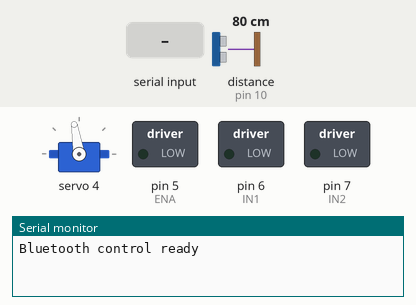
Simulated run of this sketch. Board: Arduino Uno, built with avr-gcc and run on an emulated ATmega328P. Shown: servo, switched loads named in the sketch (green lamp = pin HIGH), the last lines printed to the serial monitor. Inputs (shaded band) come from the test bench; at power-on: distance to the obstacle (sensor on pin 10) 80 cm. The echo pulse lasts 58.3 µs per cm; pins used as bus, display or sensor lines are not drawn.

Above: at 1.2 s.
1.3 s: "F90\n" received over the second serial link
At 2.0 s:
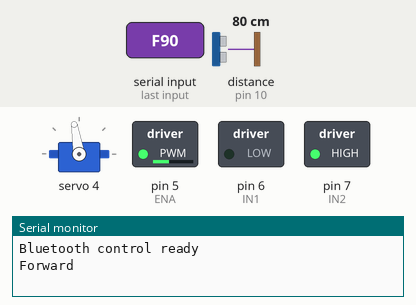
2.8 s: "B90\n" received over the second serial link
At 3.1 s:
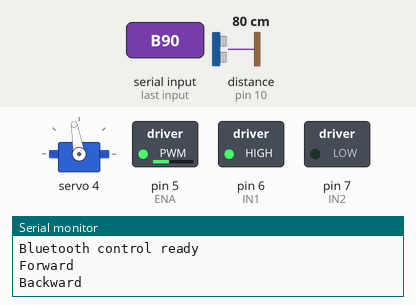
4.3 s: "T90\n" received over the second serial link
At 5.5 s:
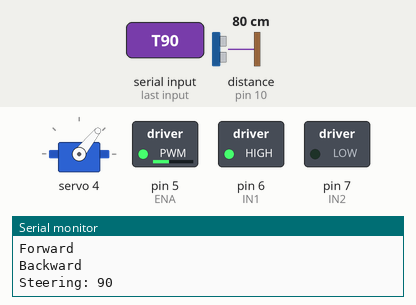
5.8 s: "S90\n" received over the second serial link
At 6.6 s:
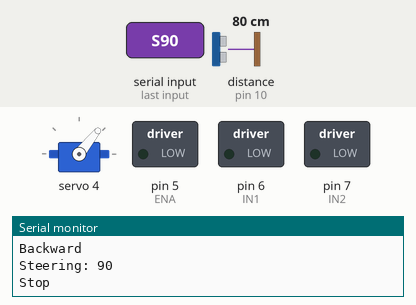
7.3 s: "P90\n" received over the second serial link
At 7.77 s:
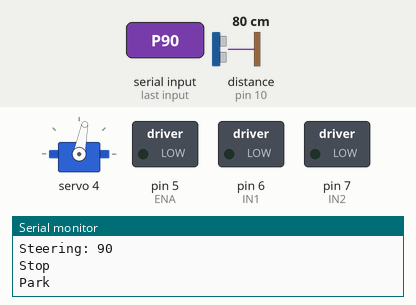
Timing chart, 0 to 10.3 s (numbered marks = the images above; inputs shaded):
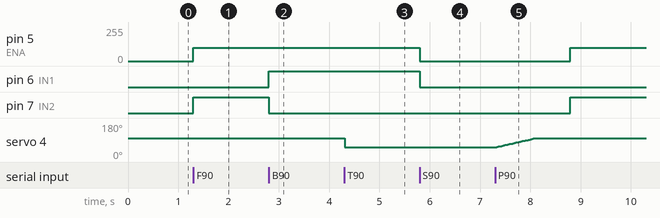

The sketch:

main.ino
```cpp
#include <SoftwareSerial.h>
#include <Wire.h>
#include <Adafruit_PWMServoDriver.h>

#include "motor.h"
#include "servo.h"
#include "ir_sensor.h"
#include "ultra_sensor.h"
#include "park.h"

Adafruit_PWMServoDriver pwm = Adafruit_PWMServoDriver();

SoftwareSerial BT(2, 3); // Arduino RX, TX

void setup() {
  Serial.begin(115200);
  BT.begin(9600);

  //Initialisation Codes
  pwm.begin();
  pwm.setPWMFreq(50);
  steeringInit();
  motorInit();
  IRSensorInit();
  ultraInit();
  parkInit();


  Serial.println("Bluetooth control ready");
}

void loop() {
  readBluetoothCommands();


}

void readBluetoothCommands() {
  while (BT.available()) {
    char c = BT.read();

    //Forward Motion of Car via App
    if (c == 'F') {
      Serial.println("Forward");
      Forward();
    }

    //Reverse Car via App
    else if (c == 'B') {
      Serial.println("Backward");
      Backward();
    }

    //Stop Car via App
    else if (c == 'S') {
      Serial.println("Stop");
      Stop();
    }

    //Park Car via App
    else if (c == 'P') {
      Serial.println("Park");
      Park();
    }

    //Turn Wheels via App
    else if (c == 'T') {
      delay(5);

      String value = "";

      while (BT.available()) {
        char nextChar = BT.peek();

        if (isDigit(nextChar)) {
          value += (char)BT.read(); //Ensures correct values are communicated to turn weels
        } else {
          break;
        }
      }

      int steeringValue = value.toInt();

      Serial.print("Steering: ");
      Serial.println(steeringValue);

      setSteeringPWM(steeringValue);
    }
  }
}
```

ir_sensor.cpp
```cpp
#include "ir_sensor.h"

#define IR_PIN 8

//Initialisation
void IRSensorInit() {
  pinMode(IR_PIN, INPUT);
}

//Read Sensor
int IRRead() {
  int state = digitalRead(IR_PIN);


  //Object Detection
  if (state == LOW) {
    return 1;
  } else {
    return 0;
  }
}
```

ir_sensor.h
```cpp
#ifndef IR_H
#define IR_H

#include <Arduino.h>

//Initialise Detector
void IRSensorInit();

//Read Sensor
int IRRead();

#endif
```

motor.cpp
```cpp
#include "motor.h"


#define ENA 5
#define IN1 6
#define IN2 7

#define MAX_SPEED 255
#define MIN_SPEED 0

int currentSpeed = 100;

//Clamp
int clampSpeed(int speedValue) {
  if (speedValue < MIN_SPEED) return MIN_SPEED;
  if (speedValue > MAX_SPEED) return MAX_SPEED;
  return speedValue;
}

//Initialisation
void motorInit() {
  pinMode(ENA, OUTPUT);
  pinMode(IN1, OUTPUT);
  pinMode(IN2, OUTPUT);

  digitalWrite(IN1, LOW);
  digitalWrite(IN2, LOW);
  analogWrite(ENA, 0);

  currentSpeed = 100;
}

//Movement Code
//Anticlockwise = Forward Movement
void Forward() {
  digitalWrite(IN1, LOW);
  digitalWrite(IN2, HIGH);
  analogWrite(ENA, currentSpeed);
}

//Clockwise = Backward Movement
void Backward() {
  digitalWrite(IN1, HIGH);
  digitalWrite(IN2, LOW);
  analogWrite(ENA, currentSpeed);
}

//Stop Car
void Stop() {
  digitalWrite(IN1, LOW);
  digitalWrite(IN2, LOW);
  analogWrite(ENA, 0);
}

//Speed Control
void setSpeed(int speedValue) {
  currentSpeed = clampSpeed(speedValue);
}

//Speed + Movement Control
void ForwardSpeed(int speedValue) {
  currentSpeed = clampSpeed(speedValue);

  digitalWrite(IN1, LOW);
  digitalWrite(IN2, HIGH);
  analogWrite(ENA, currentSpeed);
}

void BackwardSpeed(int speedValue) {
  currentSpeed = clampSpeed(speedValue);

  digitalWrite(IN1, HIGH);
  digitalWrite(IN2, LOW);
  analogWrite(ENA, currentSpeed);
}
```

motor.h
```cpp
#ifndef MOTOR_H
#define MOTOR_H

#include <Arduino.h>

//Init
void motorInit();

//Basic control
void Forward();
void Backward();
void Stop();

//Speed control
void setSpeed(int speedValue);
void ForwardSpeed(int speedValue);
void BackwardSpeed(int speedValue);

#endif
```

park.cpp
```cpp
#include "park.h"
#include "motor.h"
#include "servo.h"
#include "ir_sensor.h"
#include "ultra_sensor.h"

//Parking Gap Values
#define SIDE_LOW_THRESHOLD_CM 35
#define SIDE_GAP_THRESHOLD_CM 45

#define GAP_MIN_COUNT 8
#define END_CAR_CONFIRM_COUNT 2

//Speed Values
#define STRAIGHT_SPEED 100
#define TURNING_SPEED 140

//Time Values
#define REVERSE_AFTER_GAP_TIME_MS 400

#define FIRST_REVERSE_TIME_MS 1800
#define SECOND_REVERSE_TIME_MS 1800

#define BACK_SAFE_DISTANCE_CM 8

//Initialisation
void parkInit() {
  motorInit();
  steeringInit();
  IRSensorInit();
  ultraInit();

  Stop();
  centrePosition();
}

//Prevents Rear Collision
void reverseSafely(unsigned long reverseTime, int speedValue) {
  unsigned long startTime = millis();

  while (millis() - startTime < reverseTime) {
    float backDistance = readBackDistance();

    Serial.print("Back distance: ");
    Serial.println(backDistance);

    if (backDistance != -1 && backDistance <= BACK_SAFE_DISTANCE_CM) {
      Serial.println("Rear object too close - stopping reverse");
      Stop();
      return;
    }

    BackwardSpeed(speedValue);
    delay(20);
  }

  Stop();
}

//Parking Function
void Park() {
  int gapCount = 0;
  int endCarCount = 0;

  bool besideFirstCar = false;
  bool gapStarted = false;

  Stop();
  centrePosition();
  delay(700);

  //First Parking Phase: Find FIrst Car -> Measure Gap Count -> Find End Car
  while (true) {
    float sideDistance = readSideDistance();

    //Prints Readings for Debugging Purposes
    Serial.print("Side distance: ");
    Serial.print(sideDistance);
    Serial.print(" | First car: ");
    Serial.print(besideFirstCar);
    Serial.print(" | Gap started: ");
    Serial.print(gapStarted);
    Serial.print(" | Gap count: ");
    Serial.print(gapCount);
    Serial.print(" | End car count: ");
    Serial.println(endCarCount);

    ForwardSpeed(STRAIGHT_SPEED);

    //First Car Detection Code
    if (!besideFirstCar) {
      if (sideDistance != -1 && sideDistance < SIDE_LOW_THRESHOLD_CM) {
        besideFirstCar = true;
        Serial.println("First car detected");
      }
    }

    //Measuring Gap
    else if (!gapStarted) {
      if (sideDistance != -1 && sideDistance > SIDE_GAP_THRESHOLD_CM) {
        gapCount++;

        if (gapCount >= GAP_MIN_COUNT) {
          gapStarted = true;
          Serial.println("Parking gap started");
        }
      } else {
        gapCount = 0;
      }
    }

    //End Car Detection Code
    else {
      if (sideDistance != -1 && sideDistance < SIDE_LOW_THRESHOLD_CM) {
        endCarCount++;

        if (endCarCount >= END_CAR_CONFIRM_COUNT) {
          Serial.println("End car detected - stopping");
          Stop();
          break;
        }
      } else {
        endCarCount = 0;
      }
    }

    delay(120);
  }

  Stop();
  delay(700);

  //Reverse to Position Car for Parking
  Serial.println("Reversing slightly after gap detection");

  centrePosition();
  delay(300);

  reverseSafely(REVERSE_AFTER_GAP_TIME_MS, STRAIGHT_SPEED);

  Stop();
  delay(700);

  //Right Steering Reverse Code
  Serial.println("Turning right");

  turnRight();
  delay(1000);

  Serial.println("Reversing right");
  reverseSafely(FIRST_REVERSE_TIME_MS, TURNING_SPEED);

  Stop();
  delay(500);

  //Left Steering Reverse Code
  Serial.println("Turning left");

  turnLeft();
  delay(1000);

  Serial.println("Reversing left");
  reverseSafely(SECOND_REVERSE_TIME_MS, TURNING_SPEED);

  Stop();
  delay(500);

  //Stop and Straighten Wheels
  Serial.println("Centre steering");

  centrePosition();
  delay(700);

  //MOve Forward till IR Sensor Detects Car
  Serial.println("Final forward until IR detects");

  ForwardSpeed(STRAIGHT_SPEED);

  while (!IRRead()) {
    delay(20);
  }

  Stop();
  centrePosition();

  Serial.println("Park complete");
}
```

park.h
```cpp
#ifndef PARK_H
#define PARK_H

#include <Arduino.h>

void parkInit();
void Park();

#endif
```

servo.cpp
```cpp
#include <Wire.h>
#include <Adafruit_PWMServoDriver.h>
#include "servo.h"


extern Adafruit_PWMServoDriver pwm;


#define SERVO_PIN    4
#define SERVO_CENTRE 320
#define SERVO_RIGHT  220
#define SERVO_LEFT   420

#define STEP_DELAY 15
#define STEP_SIZE  2

int currentPos = SERVO_CENTRE;

//Clamps Values to Prevent Over-Steering
int clampPWM(int value) {
  if (value < SERVO_RIGHT) return SERVO_RIGHT;
  if (value > SERVO_LEFT)  return SERVO_LEFT;
  return value;
}

//Initialisation
void steeringInit() {
  currentPos = SERVO_CENTRE;
  pwm.setPWM(SERVO_PIN, 0, currentPos);
}

//Allows User to Set Steering Value
void setSteeringPWM(int pwmValue) {
  currentPos = clampPWM(pwmValue);
  pwm.setPWM(SERVO_PIN, 0, currentPos);
}

//Maps app input values into servo PWM values
void setSteering(float input) {
  int pwmValue;

  if (input >= 0) {
    pwmValue = SERVO_CENTRE + input * (SERVO_LEFT - SERVO_CENTRE);
  } else {
    pwmValue = SERVO_CENTRE + input * (SERVO_CENTRE - SERVO_RIGHT);
  }

  setSteeringPWM(pwmValue);
}

//Increment for Smooth Control
void moveTo(int target) {
  target = clampPWM(target);

  while (currentPos != target) {
    if (currentPos < target) {
      currentPos += STEP_SIZE;
    } else {
      currentPos -= STEP_SIZE;
    }

    pwm.setPWM(SERVO_PIN, 0, currentPos);
    delay(STEP_DELAY);
  }
}

//Full Turn Functions
void turnRight() {
  moveTo(SERVO_RIGHT);
}

void turnLeft() {
  moveTo(SERVO_LEFT);
}

void centrePosition() {
  moveTo(SERVO_CENTRE);
}
```

servo.h
```cpp
#ifndef SERVO_H
#define SERVO_H

#include <Arduino.h>

//Functions
void steeringInit();
void setSteeringPWM(int pwmValue);
void setSteering(float input);

//Turning Functions
void turnLeft();
void turnRight();
void centrePosition();

#endif
```

ultra_sensor.cpp
```cpp
#include "ultra_sensor.h"

//Back Sensor Pins
#define BACK_TRIG 12
#define BACK_ECHO 11

//Side Sensor Pins
#define SIDE_TRIG 9
#define SIDE_ECHO 10

//Timeout prevents code from freezing if no echo is received
#define ULTRASONIC_TIMEOUT 30000UL //microseconds

void ultraInit() {
  pinMode(BACK_TRIG, OUTPUT);
  pinMode(BACK_ECHO, INPUT);

  pinMode(SIDE_TRIG, OUTPUT);
  pinMode(SIDE_ECHO, INPUT);
}

float measureDistance(int trigPin, int echoPin) {
  digitalWrite(trigPin, LOW);
  delayMicroseconds(2);

  digitalWrite(trigPin, HIGH);
  delayMicroseconds(10);
  digitalWrite(trigPin, LOW);

  unsigned long duration = pulseIn(echoPin, HIGH, ULTRASONIC_TIMEOUT);

  if(duration == 0) {
    return -1; //no valid reading
  }

  float distance = duration * 0.0343 / 2.0;
  return distance;
}

float readBackDistance() {
  return measureDistance(BACK_TRIG, BACK_ECHO);
}

float readSideDistance() {
  return measureDistance(SIDE_TRIG, SIDE_ECHO);
}
```

ultra_sensor.h
```cpp
#ifndef ULTRA_H
#define ULTRA_H

#include <Arduino.h>

void ultraInit();

float readBackDistance();
float readSideDistance();

#endif
```

Measured:
- after the input at 1.3 s, pin 5 (ENA): 0/255 → 100/255 at once; pin 7 (IN2): LOW → HIGH at once
- after the input at 2.8 s, pin 6 (IN1): LOW → HIGH at once; pin 7 (IN2): HIGH → LOW at once
- after the input at 4.3 s, servo 4: 99° → 51° at once
- after the input at 5.8 s, pin 5 (ENA): 100/255 → 0/255 at once; pin 6 (IN1): HIGH → LOW at once
- after the input at 7.3 s, pin 5 (ENA): 0/255 → 100/255 after 1.5 s; pin 7 (IN2): LOW → HIGH after 1.5 s; servo 4: moves from 51° to 99° over 0.79 s, starting at once
